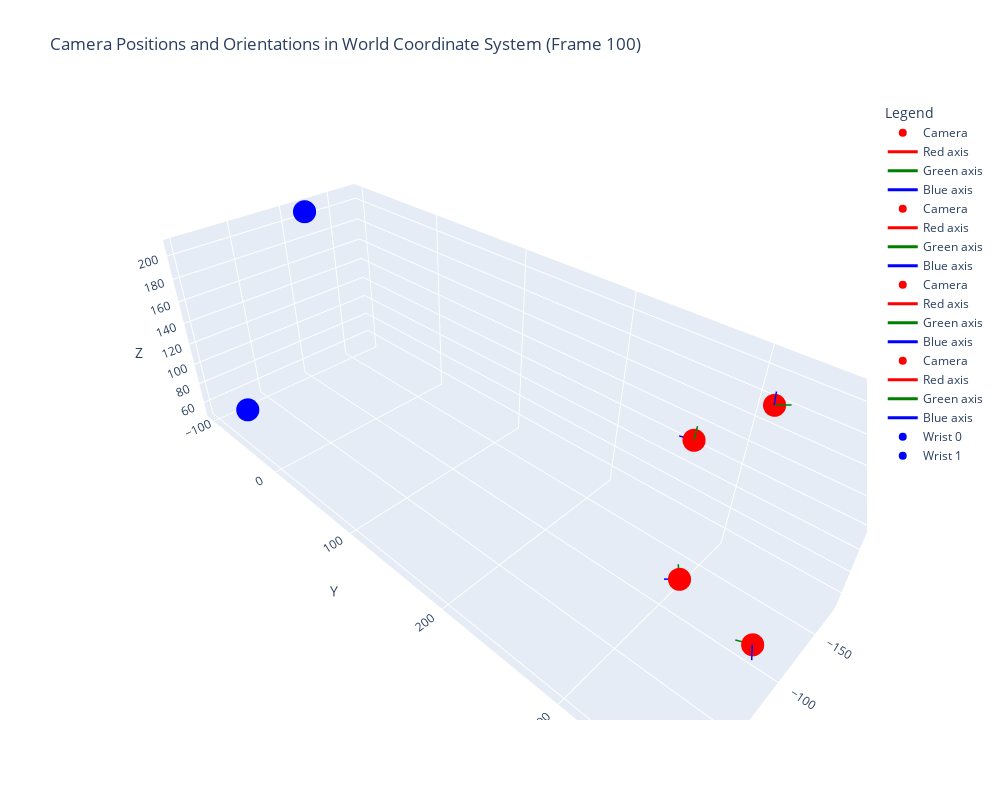

Notebook code cell kept with this figure:
### Code cell
# Visualize camera's position and orientation in world coordinate system using plotly
import plotly.graph_objs as go
import numpy as np
from ipywidgets import interactive, IntSlider, Output
from IPython.display import clear_output

def create_camera_visualization(camera_to_world_xf):
    # Extract camera position (translation)
    camera_pos = camera_to_world_xf[:3, 3]
    
    # Extract camera orientation (rotation)
    camera_x = camera_to_world_xf[:3, 0]
    camera_y = camera_to_world_xf[:3, 1]
    camera_z = camera_to_world_xf[:3, 2]
    
    # Create camera position marker
    camera_marker = go.Scatter3d(
        x=[camera_pos[0]], y=[camera_pos[1]], z=[camera_pos[2]],
        mode='markers',
        marker=dict(size=8, color='red'),
        name='Camera'
    )
    
    # Create camera orientation arrows
    scale = 10  # Scale factor for orientation arrows
    arrows = []
    for axis, color in zip([camera_x, camera_y, camera_z], ['red', 'green', 'blue']):
        arrows.append(go.Scatter3d(
            x=[camera_pos[0], camera_pos[0] + scale * axis[0]],
            y=[camera_pos[1], camera_pos[1] + scale * axis[1]],
            z=[camera_pos[2], camera_pos[2] + scale * axis[2]],
            mode='lines',
            line=dict(color=color, width=3),
            name=f'{color.capitalize()} axis'
        ))
    
    return [camera_marker] + arrows

# Initialize an empty figure
fig = go.Figure()

def update_plot(frame_idx):
    input_frame, gt_tracking = image_pose_list[frame_idx]
    
    # Clear previous traces
    fig.data = []
    
    # Add camera visualizations for each view
    for i, view in enumerate(input_frame.views):
        camera_vis = create_camera_visualization(
            view.camera.camera_to_world_xf
        )
        for trace in camera_vis:
            fig.add_trace(trace)

    # wrist_xform : root-to-world wrist transform
    # assume that the unnit is millimeter
    for hand_idx, gt_hand_pose in gt_tracking.items() :
        wrist_xform = gt_hand_pose.wrist_xform
        wrist_pos = wrist_xform[:3, 3]
        print(wrist_pos)
        print()
        wrist_x = wrist_xform[:3, 0]
        wrist_y = wrist_xform[:3, 1]
        wrist_z = wrist_xform[:3, 2]
        
        wrist_marker = go.Scatter3d(
            x=[wrist_pos[0]], y=[wrist_pos[1]], z=[wrist_pos[2]],
            mode='markers',
            marker=dict(size=8, color='blue'),
            name=f'Wrist {hand_idx}'
        )
        fig.add_trace(wrist_marker)
        

    # Set layout
    fig.update_layout(
        scene=dict(
            xaxis_title='X',
            yaxis_title='Y',
            zaxis_title='Z',
            aspectmode='data'
        ),
        title=f"Camera Positions and Orientations in World Coordinate System (Frame {frame_idx})",
        legend_title="Legend",
        height=800,
        width=1000
    )

    return fig

INIT_FRAME_IDX = 100

# Create a slider widget
slider = IntSlider(
    min=0,
    max=len(image_pose_list) - 1,
    step=1,
    value=INIT_FRAME_IDX,
    description='Frame Index:'
)

# Create an output widget to display the plot
output = Output()

# Create an interactive widget
def update_output(frame_idx):
    with output:
        clear_output(wait=True)
        fig = update_plot(frame_idx)
        fig.show()
        
        plt.figure(figsize=(30, 10))
        for vid, view in enumerate(
            image_pose_list[frame_idx][0].views
        ):
            plt.subplot(1, len(input_frame.views), vid+1)
            plt.imshow(view.image, cmap="gray")
        plt.show()
        
interactive_plot = interactive(update_output, frame_idx=slider)

# Display the interactive widget and output
display(interactive_plot, output)

### Figure 1 — Plotly figure (JSON) as saved in the notebook; plotly's stock layout.template omitted (floating-point values rounded to 4 significant figures)
{"data": [{"marker": {"color": "red", "size": 8}, "mode": "markers", "name": "Camera", "type": "scatter3d", "x": [-93.84], "y": [365.4], "z": [69.03]}, {"line": {"color": "red", "width": 3}, "mode": "lines", "name": "Red axis", "type": "scatter3d", "x": [-93.84, -92.49], "y": [365.4, 367.2], "z": [69.03, 78.77]}, {"line": {"color": "green", "width": 3}, "mode": "lines", "name": "Green axis", "type": "scatter3d", "x": [-93.84, -88.91], "y": [365.4, 356.7], "z": [69.03, 69.95]}, {"line": {"color": "blue", "width": 3}, "mode": "lines", "name": "Blue axis", "type": "scatter3d", "x": [-93.84, -85.25], "y": [365.4, 370.1], "z": [69.03, 66.97]}, {"marker": {"color": "red", "size": 8}, "mode": "markers", "name": "Camera", "type": "scatter3d", "x": [-122.1], "y": [300.1], "z": [52.49]}, {"line": {"color": "red", "width": 3}, "mode": "lines", "name": "Red axis", "type": "scatter3d", "x": [-122.1, -115.9], "y": [300.1, 301.7], "z": [52.49, 60.15]}, {"line": {"color": "green", "width": 3}, "mode": "lines", "name": "Green axis", "type": "scatter3d", "x": [-122.1, -128.0], "y": [300.1, 294.6], "z": [52.49, 58.43]}, {"line": {"color": "blue", "width": 3}, "mode": "lines", "name": "Blue axis", "type": "scatter3d", "x": [-122.1, -117.0], "y": [300.1, 291.9], "z": [52.49, 50.02]}, {"marker": {"color": "red", "size": 8}, "mode": "markers", "name": "Camera", "type": "scatter3d", "x": [-170.9], "y": [267.0], "z": [127.4]}, {"line": {"color": "red", "width": 3}, "mode": "lines", "name": "Red axis", "type": "scatter3d", "x": [-170.9, -162.4], "y": [267.0, 270.1], "z": [127.4, 131.5]}, {"line": {"color": "green", "width": 3}, "mode": "lines", "name": "Green axis", "type": "scatter3d", "x": [-170.9, -175.0], "y": [267.0, 265.8], "z": [127.4, 136.5]}, {"line": {"color": "blue", "width": 3}, "mode": "lines", "name": "Blue axis", "type": "scatter3d", "x": [-170.9, -167.6], "y": [267.0, 257.5], "z": [127.4, 127.6]}, {"marker": {"color": "red", "size": 8}, "mode": "markers", "name": "Camera", "type": "scatter3d", "x": [-168.4], "y": [313.9], "z": [181.0]}, {"line": {"color": "red", "width": 3}, "mode": "lines", "name": "Red axis", "type": "scatter3d", "x": [-168.4, -160.5], "y": [313.9, 320.0], "z": [181.0, 180.8]}, {"line": {"color": "green", "width": 3}, "mode": "lines", "name": "Green axis", "type": "scatter3d", "x": [-168.4, -174.5], "y": [313.9, 321.8], "z": [181.0, 182.0]}, {"line": {"color": "blue", "width": 3}, "mode": "lines", "name": "Blue axis", "type": "scatter3d", "x": [-168.4, -167.7], "y": [313.9, 313.3], "z": [181.0, 191.0]}, {"marker": {"color": "blue", "size": 8}, "mode": "markers", "name": "Wrist 0", "type": "scatter3d", "x": [0.07676], "y": [-39.3], "z": [85.43]}, {"marker": {"color": "blue", "size": 8}, "mode": "markers", "name": "Wrist 1", "type": "scatter3d", "x": [-114.5], "y": [-96.89], "z": [208.4]}], "layout": {"height": 800, "legend": {"title": {"text": "Legend"}}, "scene": {"aspectmode": "data", "xaxis": {"title": {"text": "X"}}, "yaxis": {"title": {"text": "Y"}}, "zaxis": {"title": {"text": "Z"}}}, "title": {"text": "Camera Positions and Orientations in World Coordinate System (Frame 100)"}, "width": 1000}}
